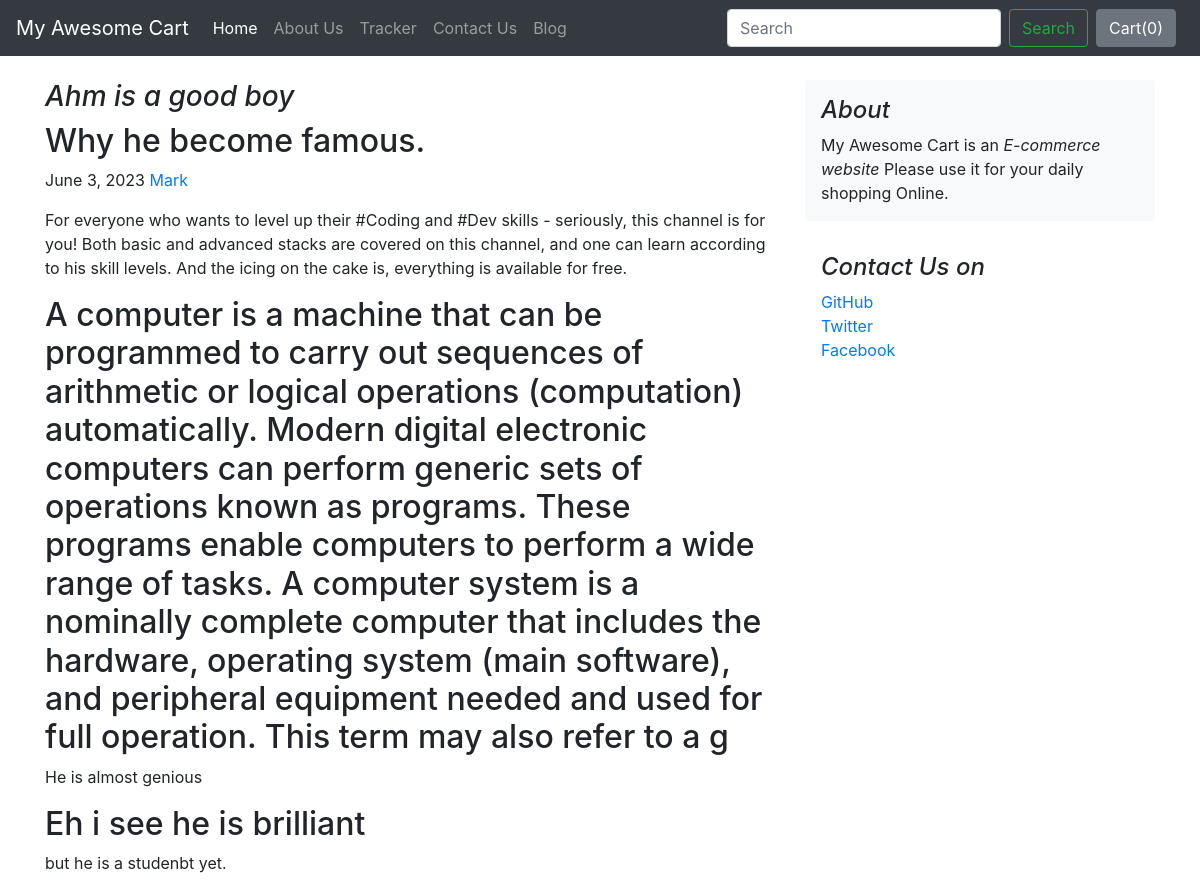
The page /blog/blogpost/1 on the database its author committed.
### blog/models.py (models this page shows, shortened)
class Blogpost(models.Model):
    post_id = models.AutoField(primary_key=True)
    title = models.CharField(max_length=50, default="")
    head0 = models.CharField(max_length=500, default="")
    chead0 = models.CharField(max_length=500, default="")
    head1 = models.CharField(max_length=500, default="")
    chead1 = models.CharField(max_length=500, default="")
    head2 = models.CharField(max_length=5000, default="")
    chead2 = models.CharField(max_length=5000, default="")
    pub_date = models.DateField()
    thumbnail = models.ImageField(upload_to='shop/images', default="")

### blog/views.py (the view)
# urls.py: path("blogpost/<int:myid>", views.blogpost, name="blogPost"),
def blogpost(request, myid):
    post = Blogpost.objects.filter(post_id=myid)[0]
    return render(request, 'blog/blogpost.html', {'post': post})

### blog/templates/blog/blogpost.html (shortened to what this page needs)
{% extends 'blog/basic.html' %}
{% block body %}
<div class="container mt-3">
  <div class="row mt-4">
    <div class="col-md-8 blog-main">
      <h3 class="font-italic">
        {{post.title}}
      </h3>
      <div class="blog-post">
        <h2 class="blog-post-title">{{post.head0}}</h2>
        <p class="blog-post-meta">{{post.pub_date}}<a href="#"> Mark</a></p>
        <p>{{post.chead0}}</p>
        <h2>{{post.head1}}</h2>
        <p>{{post.chead1}}</p>
        <h2>{{post.head2}}</h2>
        <p>{{post.chead2}}</p>
      </div>
    </div>
    <aside class="col-md-4 blog-sidebar">
      <div class="p-3 mb-3 bg-light rounded">
        <h4 class="font-italic">About</h4>
        <p class="mb-0">My Awesome Cart is an<em> E-commerce website</em> Please use it for your daily shopping Online.</p>
      </div>
      <div class="p-3">
        <h4 class="font-italic">Contact Us on</h4>
        <ol class="list-unstyled">
          <li><a href="#">GitHub</a></li>
          <li><a href="#">Twitter</a></li>
          <li><a href="#">Facebook</a></li>
        </ol>
      </div>
    </aside>
  </div>
</div>
{% endblock %}

### rows shown on the page
Blogpost: title "Ahm is a good boy", head0 "Why he become famous.", pub_date "June 3, 2023", chead0 "For everyone who wants to level up their #Coding and #Dev skills - seriously, this channel is for you! Both basic and advanced stacks are covered on this channel, and one can learn according to his skill levels. And the icing on the cake is, everything is available for free.", head1 "A computer is a machine that can be programmed to carry out sequences of arithmetic or logical operations (computation) automatically. Modern digital electronic computers can perform generic sets of operations known as programs. These programs enable computers to perform a wide range of tasks. A computer system is a nominally complete computer that includes the hardware, operating system (main software), and peripheral equipment needed and used for full operation. This term may also refer to a g", chead1 "He is almost genious", head2 "Eh i see he is brilliant", chead2 "but he is a studenbt yet."
